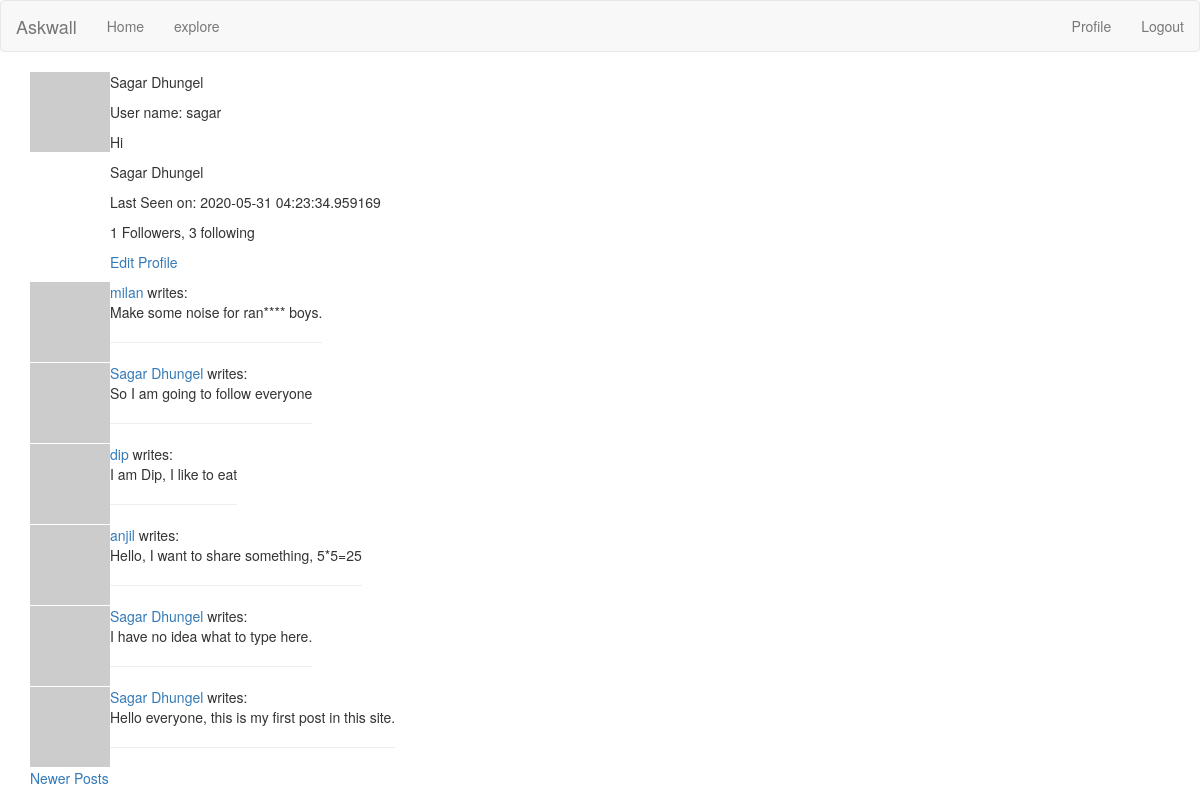
Screenshot of /user/sagar?page=2 (signed in) with the database file from the repository.
### app/models.py (models this page shows, shortened)
class User(UserMixin, db.Model):
	id = db.Column(db.Integer, primary_key= True)
	username = db.Column(db.String(64), index = True)
	profile_name = db.Column(db.String(64))
	email = db.Column(db.String(120), index = True)
	password_hash = db.Column(db.String(128))
	posts = db.relationship('Post', backref='author', lazy='dynamic')
	about_me = db.Column(db.String(150))
	last_seen = db.Column(db.DateTime, default=datetime.utcnow)
	followed = db.relationship(
		'User', secondary=followers,
		primaryjoin = (followers.c.follower_id == id),
		secondaryjoin = (followers.c.followed_id == id),
		backref = db.backref('followers', lazy='dynamic'), lazy ='dynamic')
	def avatar(self, size):
		digest = md5(self.email.lower().encode('utf-8')).hexdigest()
		return 'http://www.gravatar.com/avatar/{}?d=identicon&s={}'.format(digest, size)

class Post(db.Model):
	id = db.Column(db.Integer, primary_key = True)
	body = db.Column(db.String(140))
	timestamp = db.Column(db.DateTime, index= True, default=datetime.utcnow)
	user_id = db.Column(db.Integer, db.ForeignKey('user.id'))

### app/routes.py (the view)
@app.route('/user/<username>')
@login_required
def user(username):
	user = User.query.filter_by(username=username).first_or_404()
	page = request.args.get('page', 1, type=int)
	posts = Post.query.order_by(Post.timestamp.desc()).paginate(
		page, app.config['POSTS_PER_PAGE'], False)
	next_url = url_for('user', username=user.username, page=posts.next_num) if posts.has_next else None
	prev_url = url_for('user', username=user.username, page = posts.prev_num) if posts.has_prev else None
	form = EmptyForm()
	return render_template('user.html', user=user, posts=posts.items, prev_url=prev_url, next_url=next_url)

### app/models.py (called while the page is built)
@login.user_loader
def load_user(id):
	return User.query.get(int(id))

### app/routes.py (called while the page is built)
@app.before_request
def before_request():
	if current_user.is_authenticated:
		current_user.last_seen = datetime.utcnow()
		db.session.commit()

### app/templates/user.html (shortened to what this page needs)
{% extends "base.html" %}
{% block app_content %}
<div>
	<table>
		<tr valign="top">
			<td><img src="{{ user.avatar(128) }}"></td>
			<td>
				{% if user.profile_name %}
					<p> {{ user.profile_name }}</p>
				{% endif %}
				<p> User name: {{ user.username }}</p>
				{% if user.about_me %}
					<p> {{ user.about_me }}</p>
				{% endif %}
				{% if user.profile_name %}
					<p> {{ user.profile_name }}</p>
				{% endif %}
				{% if user.last_seen %}
					<p>Last Seen on: {{ user.last_seen }}</p>
				{% endif %}
				<p> {{user.followers.count() }} Followers, {{ user.followed.count() }} following</p>
				{% if user == current_user %}
					<p><a href="{{ url_for('edit_profile') }}">Edit Profile</a></p>
				{% elif current_user.is_following(user) %}
				<p><a href="{{ url_for('unfollow', username= user.username) }}">UnFollow</a></p>
				{% elif not current_user.is_following(user) %}
				<p><a href="{{ url_for('follow', username= user.username) }}">Follow</a></p>
				{% endif %}
			</td>
		</tr>
	</table>
	{% for post in posts %}
		{% include "_post.html" %}
	{% endfor %}
	{% if prev_url %}
		<a href="{{ prev_url }}">Newer Posts </a>
	{% endif %}
</div>
{% endblock %}

### app/templates/_post.html
<table>
    <tr valign="top">
        <td><img src="{{ post.author.avatar(40) }}"></td>
        <td>{% if post.author.profile_name %}
	        	<a href="{{ url_for('user', username=post.author.username) }}">{{ post.author.profile_name }}</a>
        	{% else %}
        		<a href="{{ url_for('user', username=post.author.username) }}">{{ post.author.username }}</a>
        	{% endif %} writes:<br>{{ post.body }}<hr></td>
    </tr>
</table>

### rows the page displays
User: profile_name "Sagar Dhungel", username "sagar", about_me "Hi", last_seen "2020-05-31 04:23:34.959169"
Post: author.username "milan", body "Make some noise for ran**** boys."
Post: author.profile_name "Sagar Dhungel", body "So I am going to follow everyone"
Post: author.username "dip", body "I am Dip, I like to eat"
Post: author.username "anjil", body "Hello, I want to share something, 5*5=25"
Post: author.profile_name "Sagar Dhungel", body "I have no idea what to type here."
Post: author.profile_name "Sagar Dhungel", body "Hello everyone, this is my first post in this site."

### other values shown
{{ user.followers.count() }} "1"
{{ user.followed.count() }} "3"
